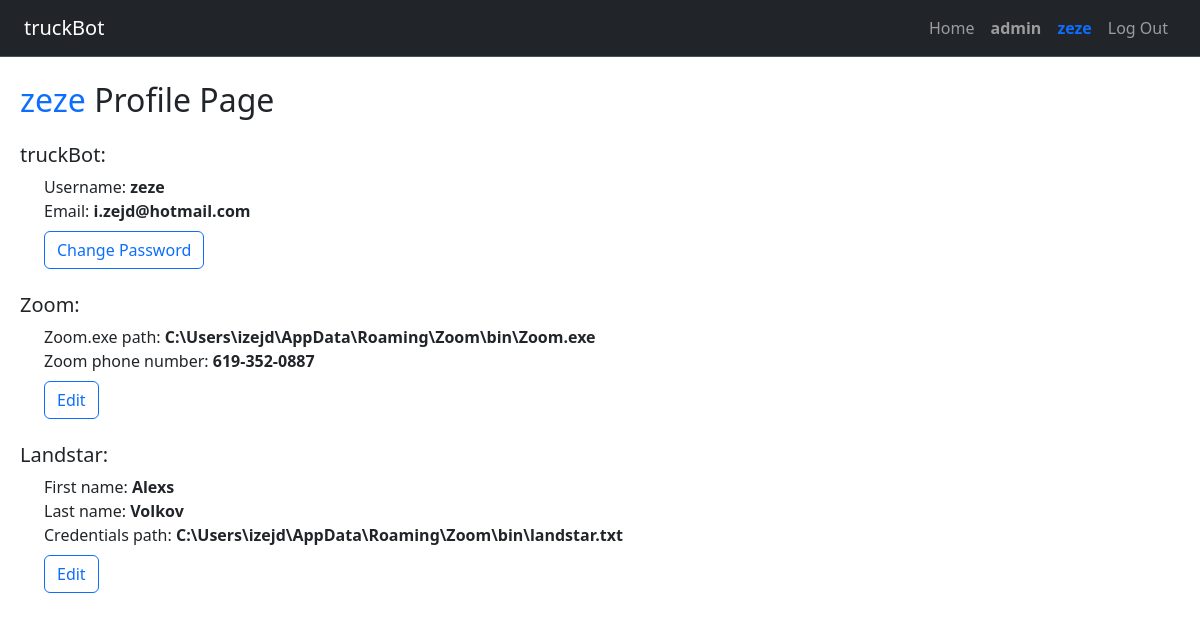
Before: /profile/ (signed in) with the older database file.
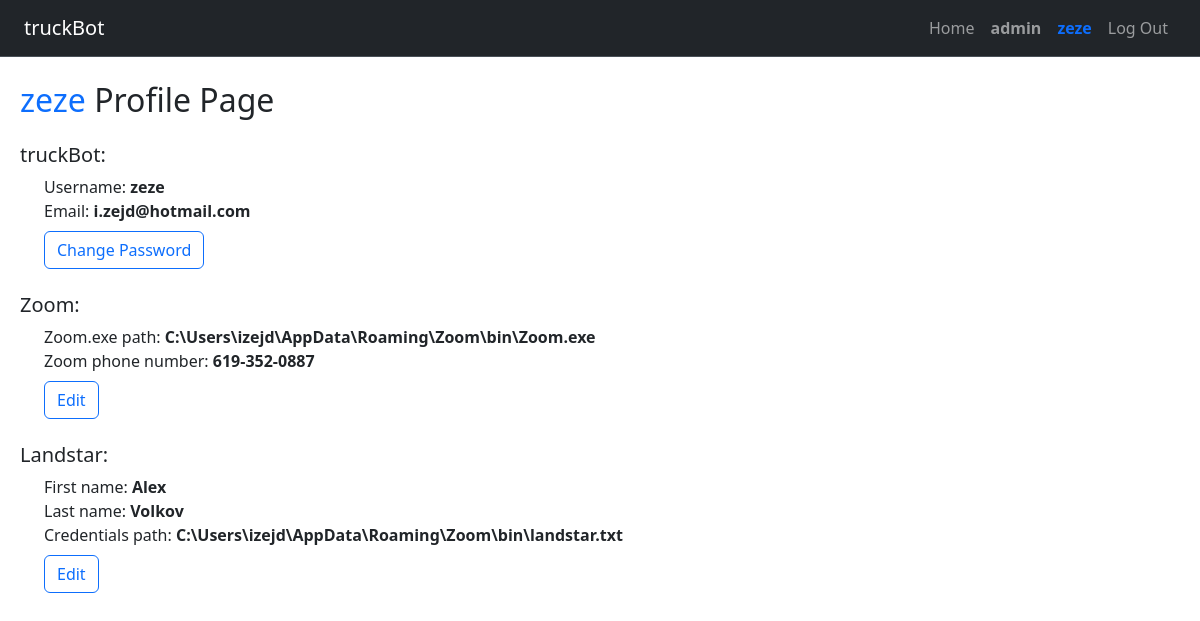
After: the same page with the newer database file.
### truckBot/models.py (models this page shows, shortened)
class User(AbstractUser):
    zoom_exe_path = models.CharField(max_length=300, blank=True)
    zoom_phone_numb = models.CharField(max_length=150, blank=True)
    landstar_firstname = models.CharField(max_length=50)
    landstar_lastname = models.CharField(max_length=50)
    landstar_credentials_path = models.CharField(max_length=250, blank=True)

### truckBot/views.py (the view, shortened to what this page needs)
# urls.py: path("profile/", views.profile, name="profile"),
@login_required
def profile(request):
    try:
        profile = User.objects.get(username=request.user.username)
        message = None
        return render(request, "truckBot/profile.html", context={
                "profile": profile,
                "message": message})
    except User.DoesNotExist:
        return HttpResponseRedirect(reverse("index"))

### truckBot/templates/truckBot/profile.html (shortened to what this page needs)
{% extends "truckBot/layout.html" %}
{% block body %}
<div class="container-fluid">
    {% if message %}
    <div class="alert alert-{{ message.style }} alert-dismissible fade show" role="alert">
        <span>{{message.content}}</span>
        <button type="button" class="btn-close" data-bs-dismiss="alert" aria-label="Close"></button>
    </div>
    <h2 class="mt-2 ms-4">{{profile.username}} </span>Profile Page</h2>
    {% else %}
    <h2 class="mt-4 ms-2"> <span class="text-primary"> {{profile.username}} </span>Profile Page</h2>
    {% endif %}
    <div class="mt-4 ms-2">
        <div id="truckBot" class="mb-4">
            <h5>truckBot:</h5>
            <div class="show ms-4 profile-view">
                <span>Username: <b>{{ profile.username }}</b></span>
                <br><span>Email: <b>{{ profile.email }}</b></span>
                <br><button class="mt-2 btn btn-outline-primary edit-btn">Change Password</button>
            </div>
        </div>
        <div id="zoom" class="mb-4">
            <h5>Zoom:</h5>
            <div class="show ms-4 profile-view">
                <span>Zoom.exe path: <b>{{ profile.zoom_exe_path }}</b></span>
                <br><span>Zoom phone number: <b>{{ profile.zoom_phone_numb }}</b></span>
                <br><button class="mt-2 btn btn-outline-primary edit-btn">Edit</button>
            </div>
        </div>
        <div id="landstar" class="mb-4">
            <h5>Landstar:</h5>
            <div class="show ms-4 profile-view">
                <span>First name: <b>{{ profile.landstar_firstname}}</b></span>
                <br><span>Last name: <b>{{ profile.landstar_lastname}}</b></span>
                <br><span>Credentials path: <b>{{ profile.landstar_credentials_path }}</b></span>
                <br><button class="mt-2 btn btn-outline-primary edit-btn">Edit</button>
            </div>
        </div>
    </div>
</div>
{% endblock %}

### truckBot/templates/truckBot/layout.html (shortened to what this page needs)
{% load static %}
<!DOCTYPE html>
<html lang="en">
<head>
    <link href="https://cdn.jsdelivr.net/npm/bootstrap@5.3.3/dist/css/bootstrap.min.css" rel="stylesheet"
>
    <link href="{% static 'truckBot/styles.css' %}" rel="stylesheet">
</head>
<body>
        <nav class="navbar navbar-expand-lg navbar bg-dark border-bottom " data-bs-theme="dark">
            <a class="navbar-brand ms-4" href="{% url 'index' %}">truckBot</a>
            <div class="collapse navbar-collapse" id="navbarSupportedContent">
                <ul class="navbar-nav ms-auto">
                    {% if user.is_authenticated %}
                    <li class="nav-item">
                        <a class="nav-link" href="{% url 'index' %}">Home</a>
                    </li>
                    {% if user.is_superuser %}
                    <li class="nav-item">
                        <a class="nav-link"
                            href=" {% url 'admin:index' %}" target="_blank"><strong>admin
                            </strong></a>
                    </li>
                    {% endif %}
                    <li class="nav-item">
                        <a class="nav-link text-primary"
                            href=" {% url 'profile' %}"><strong>{{user.username}}</strong></a>
                    </li>
                    <li class="nav-item">
                        <a class="nav-link me-4" href="{% url 'logout' %}">Log Out</a>
                    </li>
                    {% else %}
                    <li class="nav-item">
                        <a class="nav-link me-4" href="{% url 'login' %}">Log In</a>
                    </li>
                    {% endif %}
                </ul>
            </div>
        </nav>
{% block body %}
{% endblock %}
</body>
</html>

### truckBot/static/truckBot/styles.css (style rules this page uses)
.show { display: block; }

Changed rows visible on the page:
changed User "zeze": landstar_firstname "Alexs" → "Alex"
